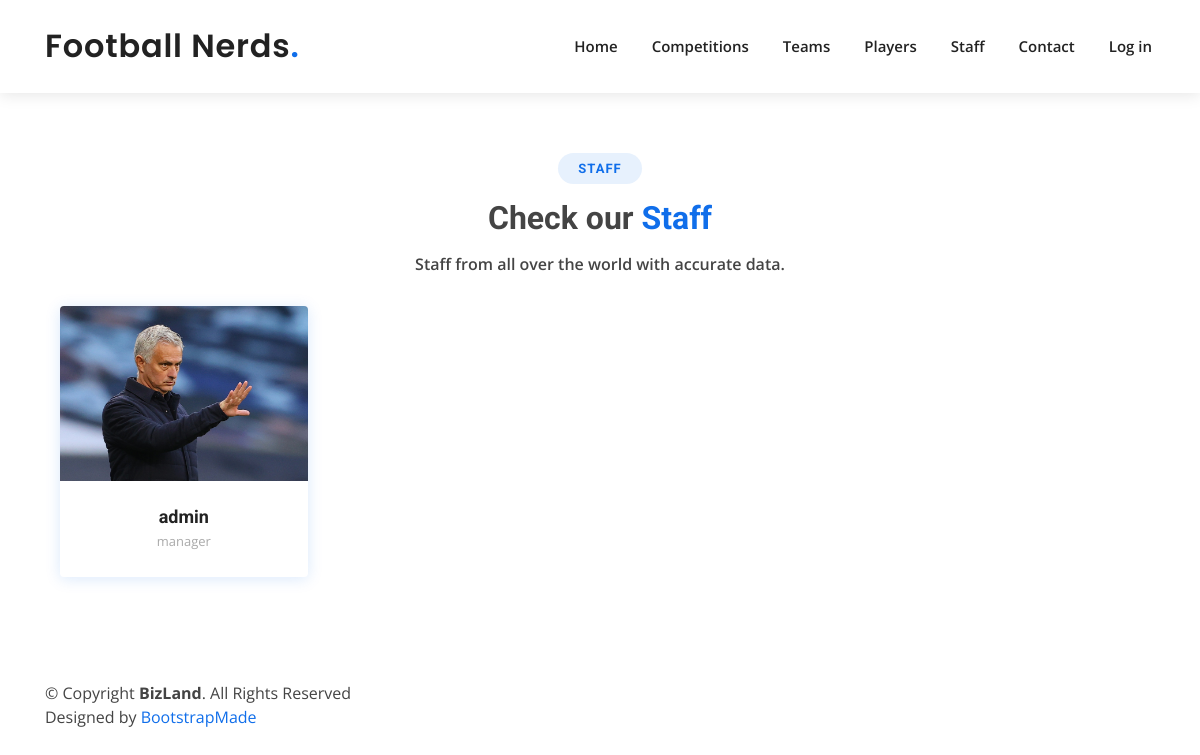
/staff/, run on an earlier commit of the app's database.
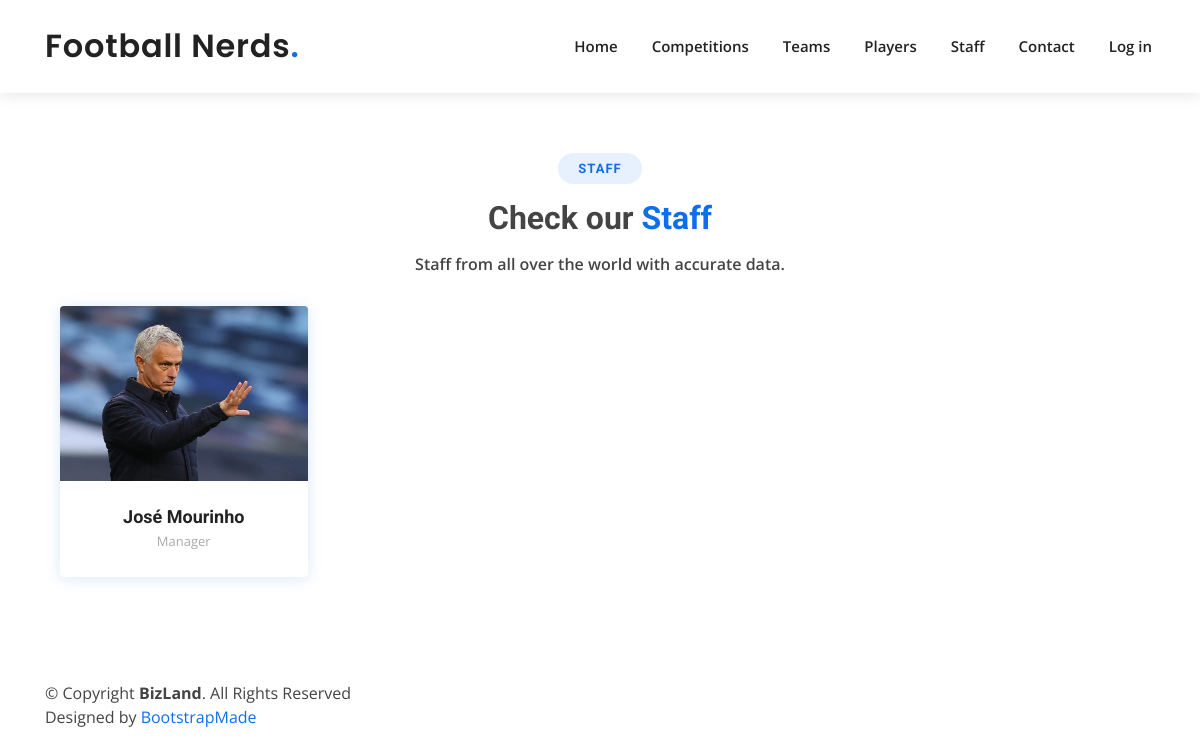
And on a later commit of the database.
### app/models.py (models this page shows, shortened)
class Staff(models.Model):
    full_name = models.CharField(max_length=120)
    name = models.CharField(max_length=90)
    birthday = models.DateField()
    nationality = models.CharField(max_length=70)
    function = models.CharField(max_length=70)
    staff_img = models.CharField(max_length=100, default="default_staff.png")

### app/views.py (the view)
# urls.py: path('staff/', views.staff, name='staff'),
def staff(request):
    t_parms = {
        'staffs': Staff.objects.all(),
    }
    return render(request, 'staff.html', t_parms)

### templates/staff.html (shortened to what this page needs)
{% extends 'layout.html' %}
{% load static %}
{% block content %}
    <section id="team" class="team">
        <div class="section-title">
          <h2>Staff</h2>
          <h3>Check our <span>Staff</span></h3>
          <p>Staff from all over the world with accurate data.</p>
        </div>
      <div class="container" data-aos="fade-up">
        <div class="row">
            {% for staff in staffs %}
          <div class="col-lg-3 col-md-6 d-flex align-items-stretch" data-aos="fade-up" data-aos-delay="100">
            <div class="member">
              <div class="member-img">
                  <a href="{{ staff.id }}"><img src="{% static 'img/mourinhotest.jpg'  %}" class="img-fluid" alt=""></a>
              </div>
              <div class="member-info">
                <h4 style="text-align: center">{{ staff.name }}</h4>
                <span style="text-align: center">{{ staff.function }}</span>
              </div>
            </div>
          </div>
            {% endfor %}
          </div>
        </div>
      </div>
{% endblock %}

What changed in the data, as far as the page shows it:
changed Staff: name "admin" → "José Mourinho"; function "manager" → "Manager"
